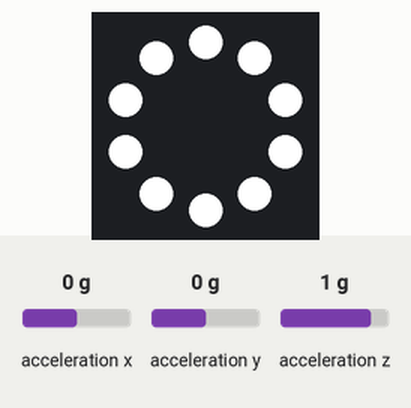
Bench run of a program on a simulated Circuit Playground running CircuitPython. Shown: the board's ring of 10 RGB LEDs (number 0 left of the top, counting anticlockwise). The inputs (shaded band) are chosen by the test bench; at power-on: acceleration x 0 g, acceleration y 0 g, acceleration z 1 g.

Above: at 0.1 s.
At 0.6 s:
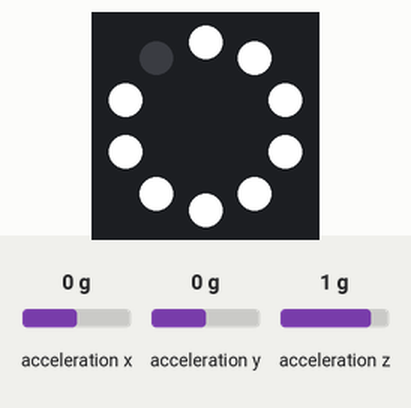
At 1.1 s:
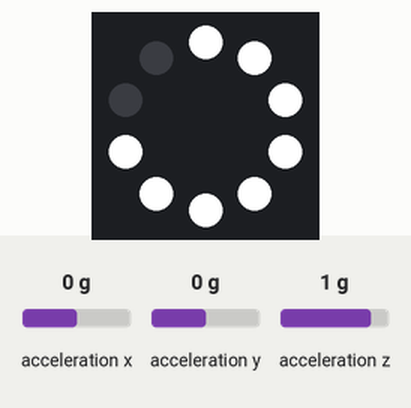
At 2.1 s:
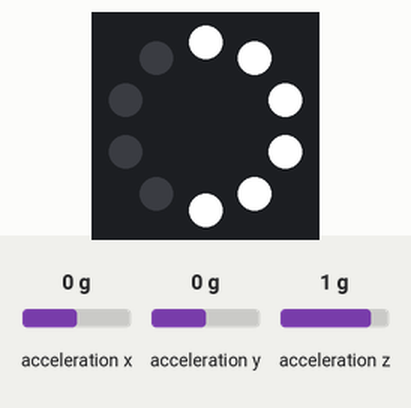
At 3.1 s:
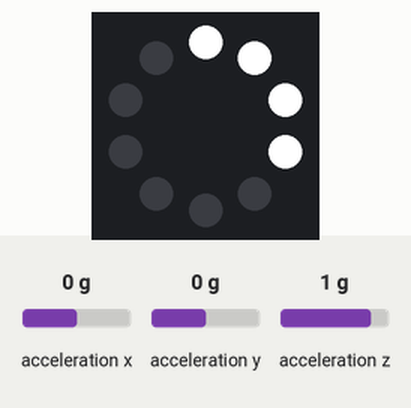
At 4.6 s:
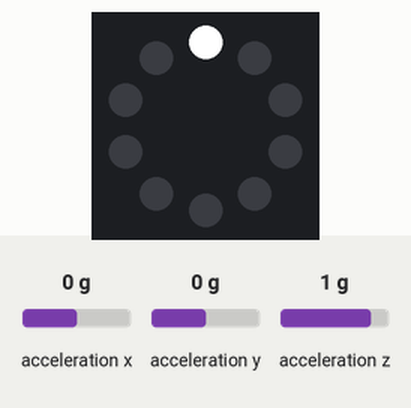

Measured:
- what the display in image 1 shows lasts 0.5 s, from 0.5 s to 1.0 s

The program:

basic_hourglass.py
```python
# (licence header left out)
import time
from adafruit_circuitplayground.express import cpx

while True:
    # Turn ON all the NeoPixels
    cpx.pixels.fill((255, 255, 255))

    # Compute DT
    DT = 5 / 10

    # Turn OFF the NeoPixels one at a time, waiting DT each time
    for p in range(10):
        time.sleep(DT)
        cpx.pixels[p] = (0, 0, 0)

    # Wait for Circuit Playground to be flipped over (face down)
    while cpx.acceleration[2] > 0:
        pass # do nothing

    # A little debounce
    time.sleep(0.5)

    # Wait for Circuit Playground to be flipped back over (face up)
    while cpx.acceleration[2] < 0:
        pass # do nothing        
```
